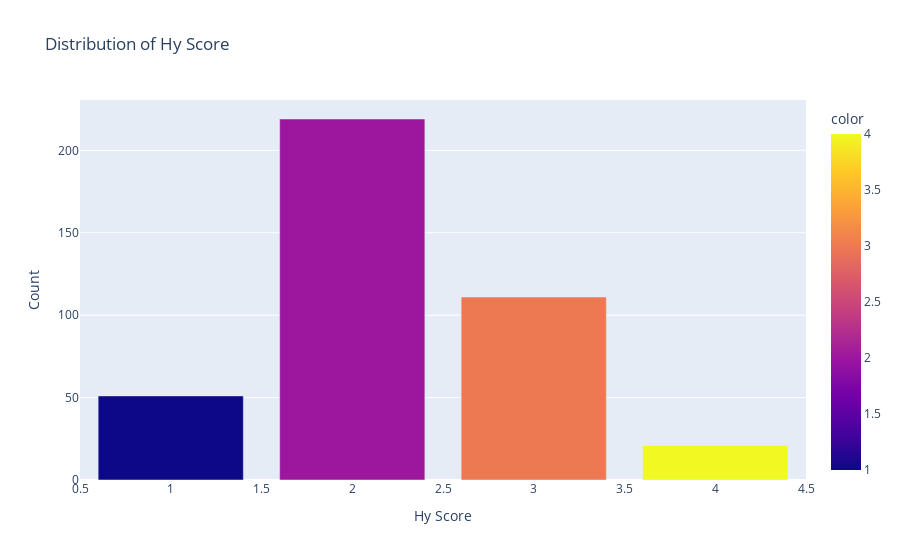

Here is the notebook cell this chart was saved with:
### Code cell
import plotly.express as px

# Assuming 'data' is your DataFrame containing the 'hy' column
labels = data['hy'].value_counts().index
values = data['hy'].value_counts().values

# Define custom colors for each 'hy' value
colors = ['#9cc359', '#e96b5c', '#c3599c', '#5c9ce9']

# Create the bar plot figure using Plotly Express
fig = px.bar(data, x=labels, y=values, color=labels, color_discrete_sequence=colors,
             title='Distribution of Hy Score', labels={'x': 'Hy Score', 'y': 'Count'})

# Show the plot
fig.show()

### Figure 1 — Plotly figure (JSON) as saved in the notebook; plotly's stock layout.template omitted (floating-point values rounded to 4 significant figures)
{"data": [{"alignmentgroup": "True", "hovertemplate": "Hy Score=%{x}<br>Count=%{y}<br>color=%{marker.color}<extra></extra>", "legendgroup": "", "marker": {"color": [2, 3, 1, 4], "coloraxis": "coloraxis", "pattern": {"shape": ""}}, "name": "", "offsetgroup": "", "orientation": "v", "showlegend": false, "textposition": "auto", "type": "bar", "x": [2, 3, 1, 4], "xaxis": "x", "y": [219, 111, 51, 21], "yaxis": "y"}], "layout": {"barmode": "relative", "coloraxis": {"colorbar": {"title": {"text": "color"}}, "colorscale": [[0, "#0d0887"], [0.1111, "#46039f"], [0.2222, "#7201a8"], [0.3333, "#9c179e"], [0.4444, "#bd3786"], [0.5556, "#d8576b"], [0.6667, "#ed7953"], [0.7778, "#fb9f3a"], [0.8889, "#fdca26"], [1, "#f0f921"]]}, "legend": {"tracegroupgap": 0}, "title": {"text": "Distribution of Hy Score"}, "xaxis": {"anchor": "y", "domain": [0, 1], "title": {"text": "Hy Score"}}, "yaxis": {"anchor": "x", "domain": [0, 1], "title": {"text": "Count"}}}}
